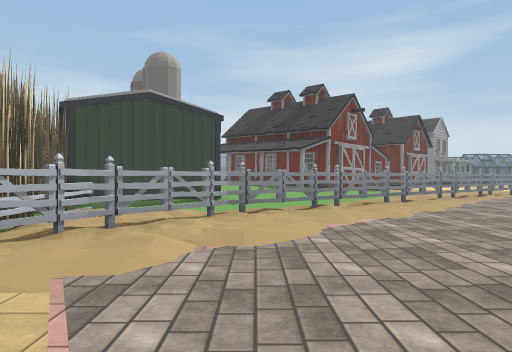
[1] (above)

24 first-person views from a walk through a Unity game level. The camera is 1.4 m above the floor, looks level and sees 70° across. Doors are open. The floor is counted in squares, 2 m on a side. Each view is taken from the middle of a square. On the plan, view 1 faces up. The plan holds only what a view shows up to about 11 squares ahead; the rest is blank. The place goes on beyond the plan. The player is left out. Some animated figures are not drawn. Some surface patterns are stand-ins.

[2]
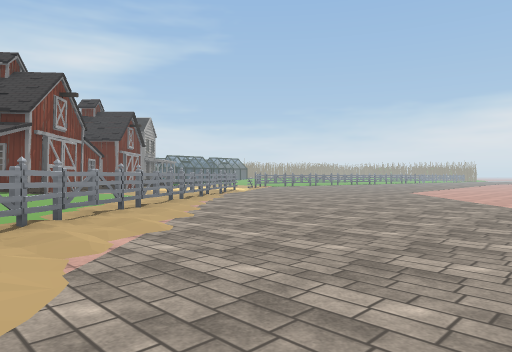

[3]
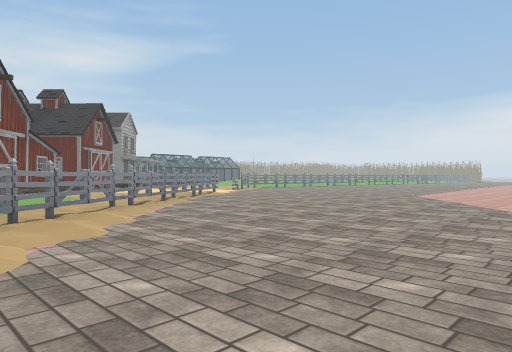

[4]
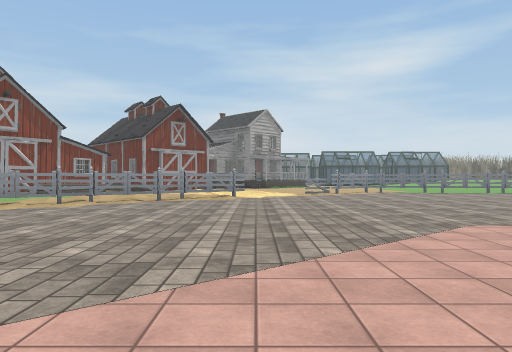

[5]
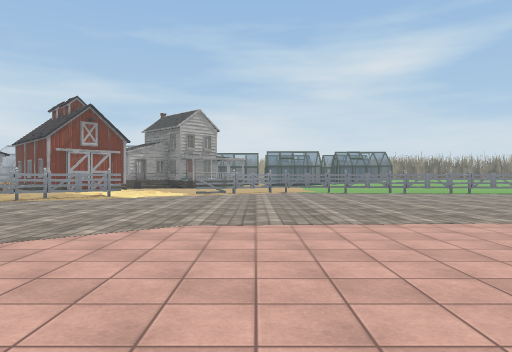

[6]
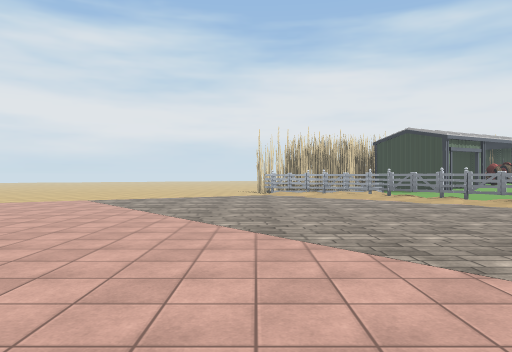

[7]
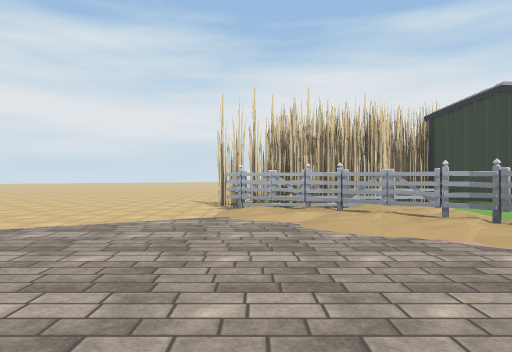

[8]
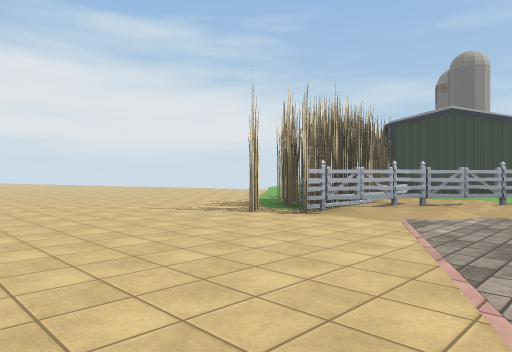

[9]
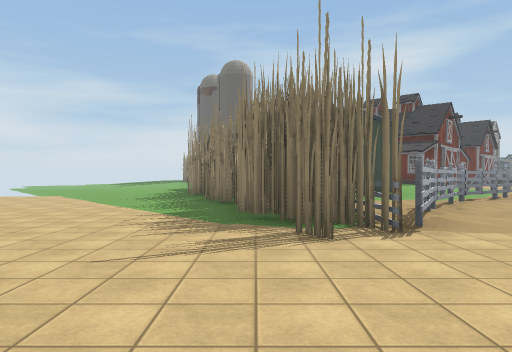

[10]
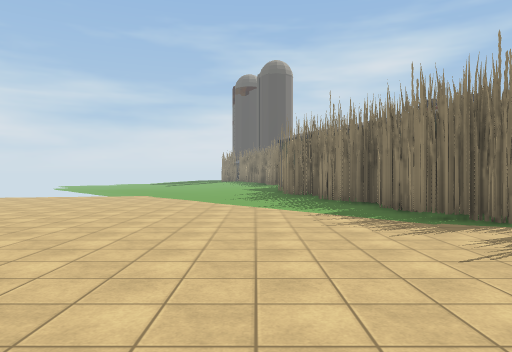

[11]
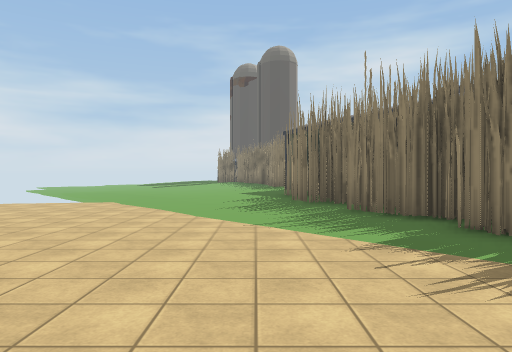

[12]
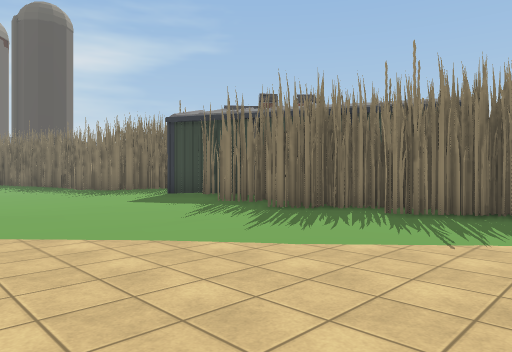

[13]
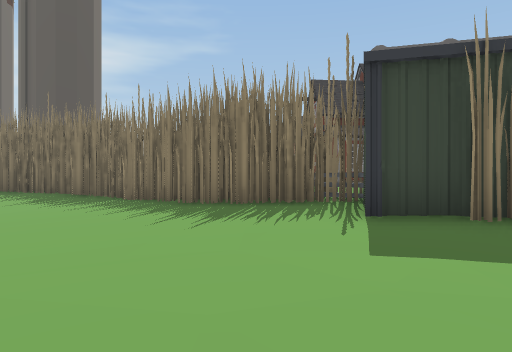

[14]
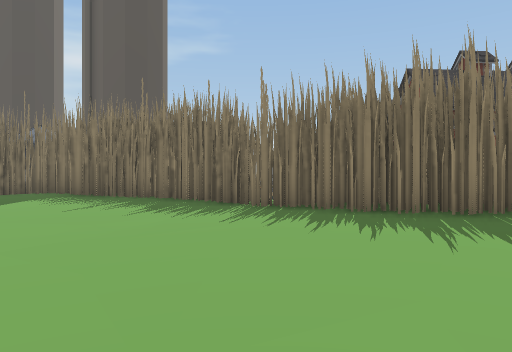

[15]
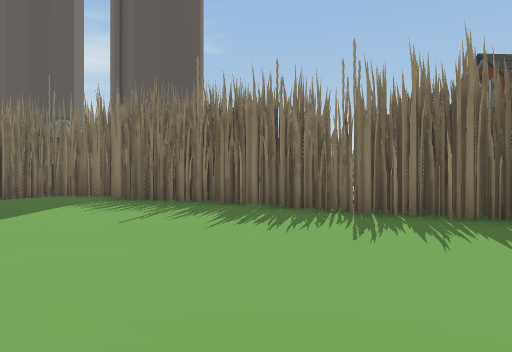

[16]
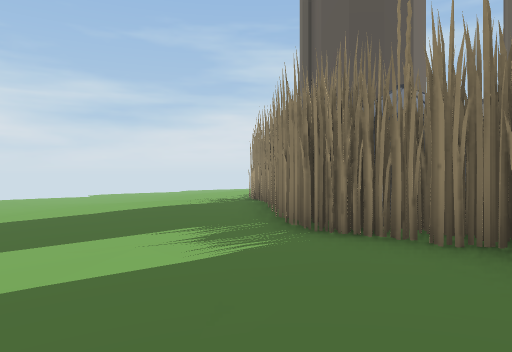

[17]
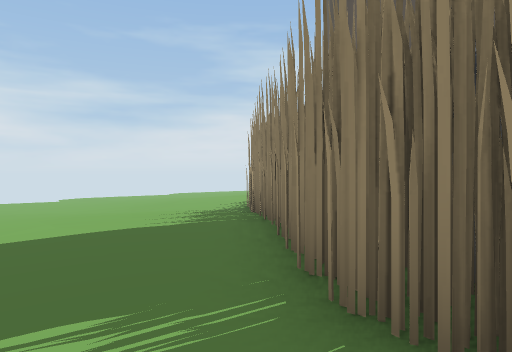

[18]
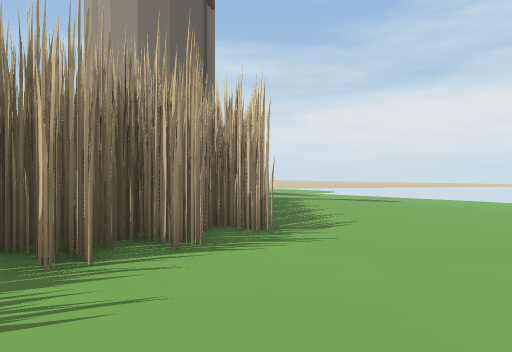

[19]
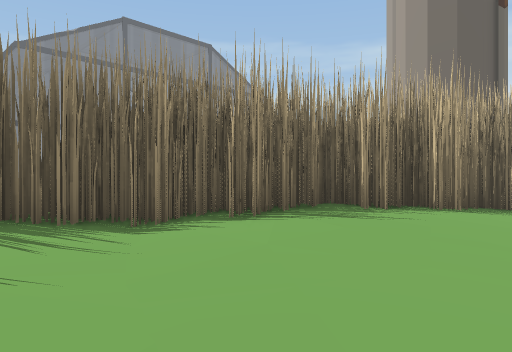

[20]
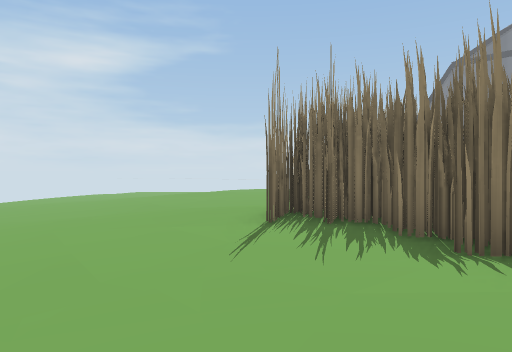

[21]
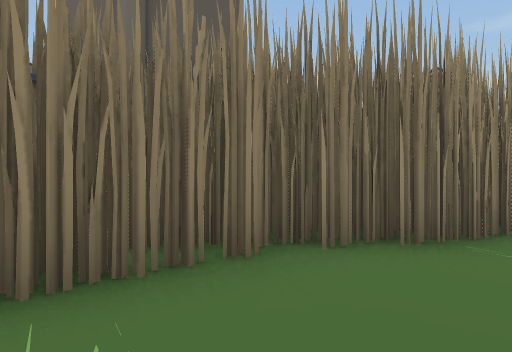

[22]
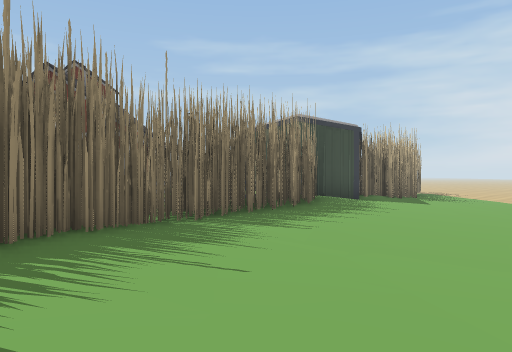

[23]
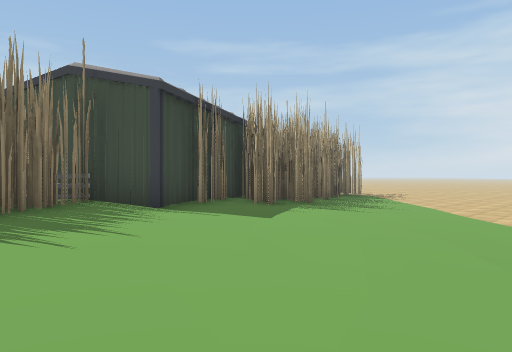

[24]
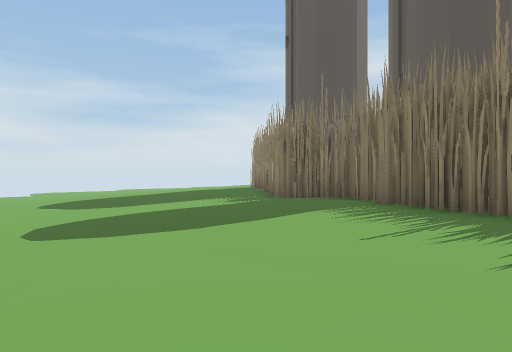

### Floor plan
Key: @ floor where view 1 was taken; # wall or solid block; . main floor; : floor 0.25 m higher than the main floor; + floor 0.5 m higher than the main floor; / step, stairs or slope; D open door; F fence; B barn; P plant; O other object.
Columns run from 12 left of view 1 to 22 right of it. Each row starts with its distance up from view 1.
 40 .::+PPOO
 39 :/::+P#
 38 /:+/PP#
 37 :++PPP
 36 :+++P
 35 :++PP
 34 :+PPP
 33 :PPP
 32 :PPPO
 31 +PO
 30 ++P
 29 ++
 28 ++
 27 +PO
 26 :+PP#
 25 :/PPP
 24 :+PPP
 23 :++PPP
 22 :+++PPO
 21 ::++PP O
 20 ::::+PPO
 19 ..:::POO
 18 ...::+P    B
 17 ...::+P    BB
 16 ...::/P     BB   B
 15  ..//+OP      B B.     F
 14 ...//+PP      BB:..::.FF...........
 13 ...::##         :./:.F.............
 12 ...::##        /./:FF..............
 11 ....::#      ////.F................
 10 ....::##    +///.F................
  9 .....::# :DD//.FF................
  8 ......P ####:FF//................
  7 ......PO#F .FF..................
  6 .......OOF.FF..................
  5 .......POFF:...................
  4 .......POPF//............. ...
  3 ........PP//.............   .
  2  .......P................
  1  .......................
  0 ............@..........
 -1 .....................
 -2     ................
 -3       ...... .....

Positions as (right, up) in squares from view 1, and headings:
1: (0, 0), facing up
2: (0, 2), facing up-right
3: (2, 3), facing up-right
4: (12, 3), facing up
5: (16, 3), facing up
6: (12, 2), facing left
7: (5, 3), facing left
8: (1, -3), facing up-left
9: (-5, -2), facing up
10: (-8, -2), facing up
11: (-8, 1), facing up
12: (-12, 5), facing up-right
13: (-11, 11), facing up-right
14: (-12, 14), facing up-right
15: (-12, 16), facing up-right
16: (-11, 21), facing up
17: (-11, 24), facing up
18: (-11, 38), facing down
19: (-12, 40), facing down-right
20: (-12, 37), facing up-right
21: (-12, 24), facing right
22: (-12, 22), facing down-right
23: (-12, 16), facing down-right
24: (-11, 17), facing up
